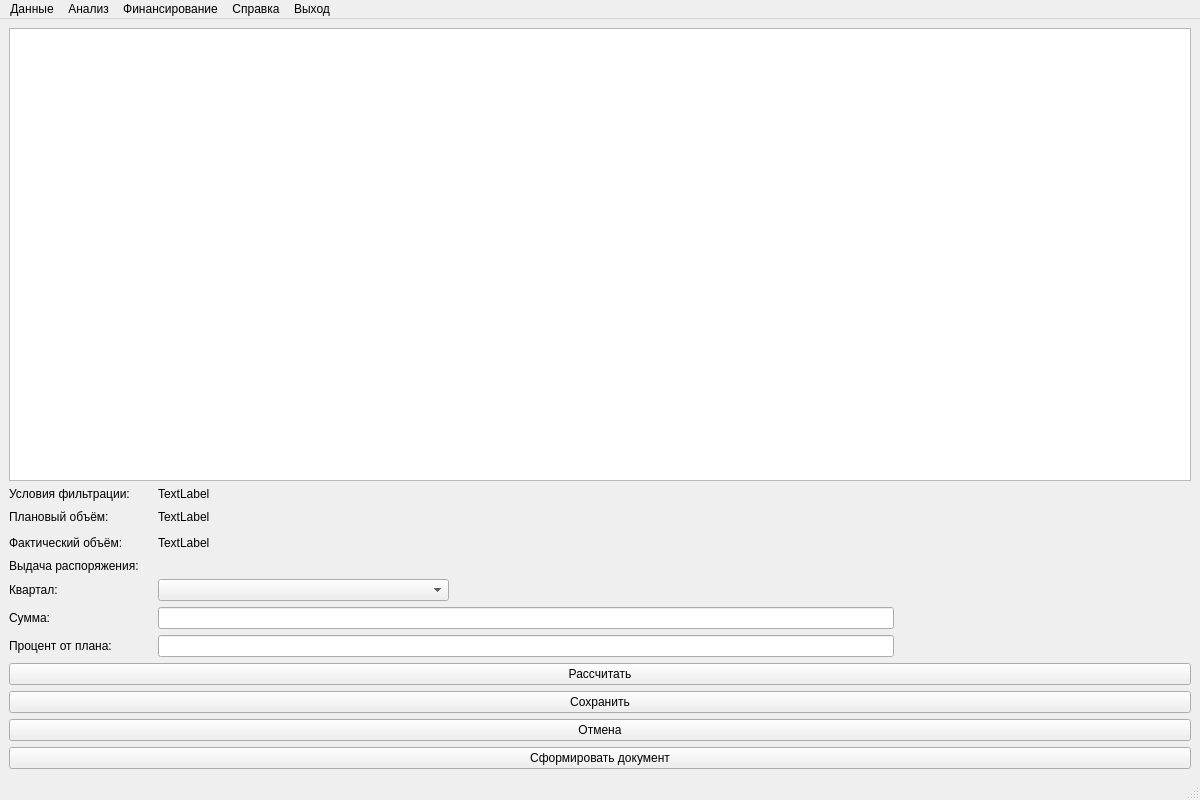
<?xml version="1.0" encoding="UTF-8"?>
<ui version="4.0">
 <class>HelpWindow</class>
 <widget class="QMainWindow" name="HelpWindow">
  <property name="geometry">
   <rect>
    <x>0</x>
    <y>0</y>
    <width>1200</width>
    <height>800</height>
   </rect>
  </property>
  <property name="windowTitle">
   <string>Сопровождение конкурсов на соискание грантов — финансирование</string>
  </property>
  <widget class="QWidget" name="centralwidget">
   <layout class="QGridLayout" name="gridLayout">
    <item row="1" column="1" colspan="7">
     <widget class="QLabel" name="filterlabel">
      <property name="text">
       <string>TextLabel</string>
      </property>
     </widget>
    </item>
    <item row="0" column="0" colspan="8">
     <widget class="QTableView" name="tableView">
      <attribute name="horizontalHeaderStretchLastSection">
       <bool>true</bool>
      </attribute>
     </widget>
    </item>
    <item row="9" column="6" colspan="2">
     <spacer name="horizontalSpacer_5">
      <property name="orientation">
       <enum>Qt::Horizontal</enum>
      </property>
      <property name="sizeHint" stdset="0">
       <size>
        <width>40</width>
        <height>20</height>
       </size>
      </property>
     </spacer>
    </item>
    <item row="8" column="6" colspan="2">
     <spacer name="horizontalSpacer_4">
      <property name="orientation">
       <enum>Qt::Horizontal</enum>
      </property>
      <property name="sizeHint" stdset="0">
       <size>
        <width>40</width>
        <height>20</height>
       </size>
      </property>
     </spacer>
    </item>
    <item row="7" column="1" colspan="2">
     <widget class="QComboBox" name="quartcombo">
      <property name="sizePolicy">
       <sizepolicy hsizetype="Preferred" vsizetype="Preferred">
        <horstretch>0</horstretch>
        <verstretch>0</verstretch>
       </sizepolicy>
      </property>
      <item>
       <property name="text">
        <string/>
       </property>
      </item>
      <item>
       <property name="text">
        <string>I квартал</string>
       </property>
      </item>
      <item>
       <property name="text">
        <string>II квартал</string>
       </property>
      </item>
      <item>
       <property name="text">
        <string>III квартал</string>
       </property>
      </item>
      <item>
       <property name="text">
        <string>IV квартал</string>
       </property>
      </item>
     </widget>
    </item>
    <item row="9" column="1" colspan="5">
     <widget class="QLineEdit" name="percentfin">
      <property name="sizePolicy">
       <sizepolicy hsizetype="Preferred" vsizetype="Preferred">
        <horstretch>0</horstretch>
        <verstretch>0</verstretch>
       </sizepolicy>
      </property>
     </widget>
    </item>
    <item row="13" column="0" colspan="8">
     <widget class="QPushButton" name="push_button_save_fin">
      <property name="text">
       <string>Сохранить</string>
      </property>
     </widget>
    </item>
    <item row="9" column="0">
     <widget class="QLabel" name="label_8">
      <property name="text">
       <string>Процент от плана:</string>
      </property>
     </widget>
    </item>
    <item row="6" column="0">
     <widget class="QLabel" name="label_5">
      <property name="text">
       <string>Выдача распоряжения:</string>
      </property>
     </widget>
    </item>
    <item row="8" column="1" colspan="5">
     <widget class="QLineEdit" name="sumfin">
      <property name="sizePolicy">
       <sizepolicy hsizetype="Preferred" vsizetype="Preferred">
        <horstretch>0</horstretch>
        <verstretch>0</verstretch>
       </sizepolicy>
      </property>
      <property name="alignment">
       <set>Qt::AlignJustify|Qt::AlignVCenter</set>
      </property>
     </widget>
    </item>
    <item row="7" column="0">
     <widget class="QLabel" name="label_6">
      <property name="text">
       <string>Квартал:</string>
      </property>
     </widget>
    </item>
    <item row="4" column="0">
     <widget class="QLabel" name="label_2">
      <property name="text">
       <string>Фактический объём:</string>
      </property>
     </widget>
    </item>
    <item row="2" column="0">
     <widget class="QLabel" name="label">
      <property name="text">
       <string>Плановый объём:</string>
      </property>
     </widget>
    </item>
    <item row="4" column="6" colspan="2">
     <spacer name="horizontalSpacer_2">
      <property name="orientation">
       <enum>Qt::Horizontal</enum>
      </property>
      <property name="sizeType">
       <enum>QSizePolicy::Preferred</enum>
      </property>
      <property name="sizeHint" stdset="0">
       <size>
        <width>40</width>
        <height>20</height>
       </size>
      </property>
     </spacer>
    </item>
    <item row="1" column="0">
     <widget class="QLabel" name="label_3">
      <property name="text">
       <string>Условия фильтрации:</string>
      </property>
     </widget>
    </item>
    <item row="14" column="0" colspan="8">
     <widget class="QPushButton" name="push_button_cancel_fin">
      <property name="text">
       <string>Отмена</string>
      </property>
     </widget>
    </item>
    <item row="15" column="0" colspan="8">
     <widget class="QPushButton" name="push_button_print_fin">
      <property name="text">
       <string>Сформировать документ</string>
      </property>
     </widget>
    </item>
    <item row="8" column="0">
     <widget class="QLabel" name="label_7">
      <property name="text">
       <string>Сумма:</string>
      </property>
     </widget>
    </item>
    <item row="2" column="1" colspan="5">
     <widget class="QLabel" name="planlabel">
      <property name="text">
       <string>TextLabel</string>
      </property>
      <property name="scaledContents">
       <bool>true</bool>
      </property>
     </widget>
    </item>
    <item row="7" column="3" colspan="5">
     <spacer name="horizontalSpacer_3">
      <property name="orientation">
       <enum>Qt::Horizontal</enum>
      </property>
      <property name="sizeHint" stdset="0">
       <size>
        <width>40</width>
        <height>20</height>
       </size>
      </property>
     </spacer>
    </item>
    <item row="2" column="6" colspan="2">
     <spacer name="horizontalSpacer">
      <property name="orientation">
       <enum>Qt::Horizontal</enum>
      </property>
      <property name="sizeHint" stdset="0">
       <size>
        <width>40</width>
        <height>20</height>
       </size>
      </property>
     </spacer>
    </item>
    <item row="4" column="1" colspan="5">
     <widget class="QLabel" name="factlabel">
      <property name="frameShape">
       <enum>QFrame::NoFrame</enum>
      </property>
      <property name="frameShadow">
       <enum>QFrame::Plain</enum>
      </property>
      <property name="text">
       <string>TextLabel</string>
      </property>
     </widget>
    </item>
    <item row="12" column="0" colspan="8">
     <widget class="QPushButton" name="push_button_calc_fin">
      <property name="text">
       <string>Рассчитать</string>
      </property>
     </widget>
    </item>
   </layout>
  </widget>
  <widget class="QMenuBar" name="menubar">
   <property name="geometry">
    <rect>
     <x>0</x>
     <y>0</y>
     <width>1200</width>
     <height>21</height>
    </rect>
   </property>
   <widget class="QMenu" name="panel_data">
    <property name="title">
     <string>Данные</string>
    </property>
    <addaction name="panel_data_proj"/>
    <addaction name="panel_data_konk"/>
    <addaction name="panel_data_vuz"/>
   </widget>
   <widget class="QMenu" name="panel_analysis">
    <property name="title">
     <string>Анализ</string>
    </property>
    <addaction name="panel_analysis_vuz"/>
    <addaction name="panel_analysis_konk"/>
    <addaction name="panel_analysis_subj"/>
   </widget>
   <widget class="QMenu" name="panel_finance">
    <property name="title">
     <string>Финансирование</string>
    </property>
    <addaction name="panel_finance_action"/>
   </widget>
   <widget class="QMenu" name="panel_help">
    <property name="mouseTracking">
     <bool>true</bool>
    </property>
    <property name="title">
     <string>Справка</string>
    </property>
    <addaction name="panel_help_view"/>
    <addaction name="separator"/>
    <addaction name="panel_help_prog"/>
   </widget>
   <widget class="QMenu" name="panel_exit">
    <property name="title">
     <string>Выход</string>
    </property>
    <addaction name="panel_exit_action"/>
   </widget>
   <addaction name="panel_data"/>
   <addaction name="panel_analysis"/>
   <addaction name="panel_finance"/>
   <addaction name="panel_help"/>
   <addaction name="panel_exit"/>
  </widget>
  <widget class="QStatusBar" name="statusbar"/>
  <action name="panel_data_proj">
   <property name="text">
    <string>Проекты</string>
   </property>
  </action>
  <action name="panel_data_konk">
   <property name="checkable">
    <bool>false</bool>
   </property>
   <property name="text">
    <string>Конкурсы</string>
   </property>
  </action>
  <action name="panel_data_vuz">
   <property name="text">
    <string>Вузы</string>
   </property>
  </action>
  <action name="panel_help_view">
   <property name="text">
    <string>Просмотреть справку</string>
   </property>
  </action>
  <action name="panel_help_prog">
   <property name="text">
    <string>О программе</string>
   </property>
  </action>
  <action name="panel_exit_action">
   <property name="text">
    <string>Выход</string>
   </property>
  </action>
  <action name="panel_analysis_vuz">
   <property name="text">
    <string>по вузам</string>
   </property>
  </action>
  <action name="panel_analysis_konk">
   <property name="text">
    <string>по конкурсам</string>
   </property>
  </action>
  <action name="panel_analysis_subj">
   <property name="text">
    <string>по субъектам РФ</string>
   </property>
  </action>
  <action name="panel_finance_action">
   <property name="text">
    <string>Финансирование</string>
   </property>
  </action>
 </widget>
 <resources/>
 <connections/>
</ui>
